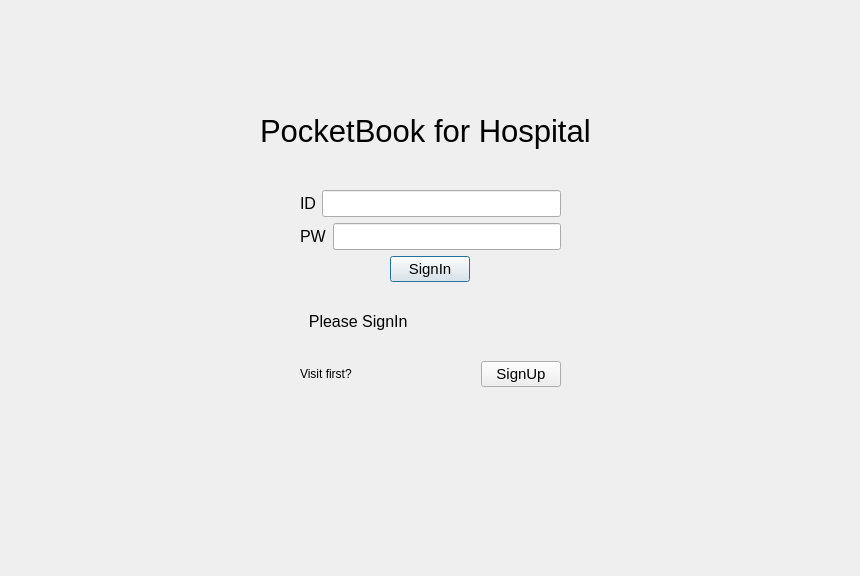
<?xml version="1.0" encoding="UTF-8"?>
<ui version="4.0">
 <class>Signin</class>
 <widget class="QDialog" name="Signin">
  <property name="geometry">
   <rect>
    <x>0</x>
    <y>0</y>
    <width>860</width>
    <height>576</height>
   </rect>
  </property>
  <property name="windowTitle">
   <string>Dialog</string>
  </property>
  <widget class="QWidget" name="layoutWidget">
   <property name="geometry">
    <rect>
     <x>300</x>
     <y>190</y>
     <width>261</width>
     <height>197</height>
    </rect>
   </property>
   <layout class="QVBoxLayout" name="verticalLayout">
    <item>
     <layout class="QHBoxLayout" name="horizontalLayout">
      <item>
       <widget class="QLabel" name="label">
        <property name="font">
         <font>
          <pointsize>12</pointsize>
         </font>
        </property>
        <property name="text">
         <string>ID</string>
        </property>
       </widget>
      </item>
      <item>
       <widget class="QLineEdit" name="le_id">
        <property name="font">
         <font>
          <pointsize>12</pointsize>
         </font>
        </property>
       </widget>
      </item>
     </layout>
    </item>
    <item>
     <layout class="QHBoxLayout" name="horizontalLayout_2">
      <item>
       <widget class="QLabel" name="label_2">
        <property name="font">
         <font>
          <pointsize>12</pointsize>
         </font>
        </property>
        <property name="text">
         <string>PW</string>
        </property>
       </widget>
      </item>
      <item>
       <widget class="QLineEdit" name="le_pw">
        <property name="font">
         <font>
          <pointsize>12</pointsize>
         </font>
        </property>
        <property name="echoMode">
         <enum>QLineEdit::Password</enum>
        </property>
       </widget>
      </item>
     </layout>
    </item>
    <item>
     <layout class="QHBoxLayout" name="horizontalLayout_3">
      <item>
       <spacer name="horizontalSpacer_2">
        <property name="orientation">
         <enum>Qt::Horizontal</enum>
        </property>
        <property name="sizeHint" stdset="0">
         <size>
          <width>104</width>
          <height>26</height>
         </size>
        </property>
       </spacer>
      </item>
      <item>
       <widget class="QPushButton" name="btn_signin">
        <property name="font">
         <font>
          <pointsize>11</pointsize>
         </font>
        </property>
        <property name="text">
         <string>SignIn</string>
        </property>
       </widget>
      </item>
      <item>
       <spacer name="horizontalSpacer_3">
        <property name="orientation">
         <enum>Qt::Horizontal</enum>
        </property>
        <property name="sizeHint" stdset="0">
         <size>
          <width>104</width>
          <height>26</height>
         </size>
        </property>
       </spacer>
      </item>
     </layout>
    </item>
    <item>
     <widget class="QLabel" name="lb_cor_wro">
      <property name="font">
       <font>
        <pointsize>12</pointsize>
       </font>
      </property>
      <property name="text">
       <string>  Please SignIn</string>
      </property>
     </widget>
    </item>
    <item>
     <layout class="QHBoxLayout" name="horizontalLayout_4">
      <item>
       <widget class="QLabel" name="label_4">
        <property name="text">
         <string>Visit first?</string>
        </property>
       </widget>
      </item>
      <item>
       <spacer name="horizontalSpacer">
        <property name="orientation">
         <enum>Qt::Horizontal</enum>
        </property>
        <property name="sizeHint" stdset="0">
         <size>
          <width>40</width>
          <height>20</height>
         </size>
        </property>
       </spacer>
      </item>
      <item>
       <widget class="QPushButton" name="btn_signup">
        <property name="font">
         <font>
          <pointsize>11</pointsize>
         </font>
        </property>
        <property name="text">
         <string>SignUp</string>
        </property>
       </widget>
      </item>
     </layout>
    </item>
   </layout>
  </widget>
  <widget class="QLabel" name="label_3">
   <property name="geometry">
    <rect>
     <x>260</x>
     <y>90</y>
     <width>431</width>
     <height>81</height>
    </rect>
   </property>
   <property name="font">
    <font>
     <pointsize>23</pointsize>
    </font>
   </property>
   <property name="text">
    <string>PocketBook for Hospital</string>
   </property>
  </widget>
 </widget>
 <resources/>
 <connections/>
</ui>
